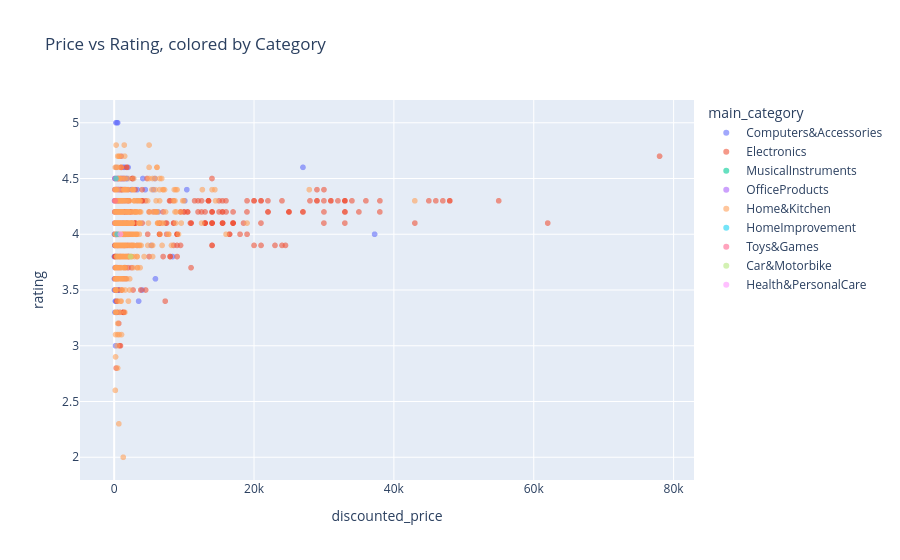

Notebook source saved alongside this figure:
### Code cell
fig = px.scatter(analysis_df, x='discounted_price', y='rating', color='main_category',
                  title='Price vs Rating, colored by Category',
                  opacity=0.6)
fig.show()

### Figure 1 — Plotly figure (JSON) as saved in the notebook; plotly's stock layout.template omitted (floating-point values rounded to 4 significant figures; data arrays with more than 128 entries replaced by an {"elided": "..."} marker saying what was removed)
{"data": [{"hovertemplate": "main_category=Computers&Accessories<br>discounted_price=%{x}<br>rating=%{y}<extra></extra>", "legendgroup": "Computers&Accessories", "marker": {"color": "#636efa", "opacity": 0.6, "symbol": "circle"}, "mode": "markers", "name": "Computers&Accessories", "showlegend": true, "type": "scattergl", "x": {"elided": "453 float values"}, "xaxis": "x", "y": {"elided": "453 float values"}, "yaxis": "y"}, {"hovertemplate": "main_category=Electronics<br>discounted_price=%{x}<br>rating=%{y}<extra></extra>", "legendgroup": "Electronics", "marker": {"color": "#EF553B", "opacity": 0.6, "symbol": "circle"}, "mode": "markers", "name": "Electronics", "showlegend": true, "type": "scattergl", "x": {"elided": "526 float values"}, "xaxis": "x", "y": {"elided": "526 float values"}, "yaxis": "y"}, {"hovertemplate": "main_category=MusicalInstruments<br>discounted_price=%{x}<br>rating=%{y}<extra></extra>", "legendgroup": "MusicalInstruments", "marker": {"color": "#00cc96", "opacity": 0.6, "symbol": "circle"}, "mode": "markers", "name": "MusicalInstruments", "showlegend": true, "type": "scattergl", "x": [798.0, 478.0], "xaxis": "x", "y": [4.0, 3.8], "yaxis": "y"}, {"hovertemplate": "main_category=OfficeProducts<br>discounted_price=%{x}<br>rating=%{y}<extra></extra>", "legendgroup": "OfficeProducts", "marker": {"color": "#ab63fa", "opacity": 0.6, "symbol": "circle"}, "mode": "markers", "name": "OfficeProducts", "showlegend": true, "type": "scattergl", "x": [50.0, 1295.0, 522.0, 157.0, 198.0, 137.0, 440.0, 100.0, 252.0, 480.0, 125.0, 561.0, 99.0, 67.0, 90.0, 114.0, 120.0, 178.0, 157.0, 90.0, 250.0, 272.0, 1399.0, 300.0, 535.0, 341.0, 165.0, 90.0, 120.0, 420.0, 225.0], "xaxis": "x", "y": [4.3, 4.5, 4.4, 4.5, 4.1, 4.4, 4.5, 4.3, 4.5, 4.3, 4.4, 4.4, 4.3, 4.1, 4.4, 4.2, 4.1, 4.3, 4.5, 4.3, 4.2, 4.0, 4.3, 4.2, 4.4, 4.3, 4.5, 4.1, 4.5, 4.2, 4.1], "yaxis": "y"}, {"hovertemplate": "main_category=Home&Kitchen<br>discounted_price=%{x}<br>rating=%{y}<extra></extra>", "legendgroup": "Home&Kitchen", "marker": {"color": "#FFA15A", "opacity": 0.6, "symbol": "circle"}, "mode": "markers", "name": "Home&Kitchen", "showlegend": true, "type": "scattergl", "x": {"elided": "448 float values"}, "xaxis": "x", "y": {"elided": "448 float values"}, "yaxis": "y"}, {"hovertemplate": "main_category=HomeImprovement<br>discounted_price=%{x}<br>rating=%{y}<extra></extra>", "legendgroup": "HomeImprovement", "marker": {"color": "#19d3f3", "opacity": 0.6, "symbol": "circle"}, "mode": "markers", "name": "HomeImprovement", "showlegend": true, "type": "scattergl", "x": [425.0, 249.0], "xaxis": "x", "y": [4.0, 4.5], "yaxis": "y"}, {"hovertemplate": "main_category=Toys&Games<br>discounted_price=%{x}<br>rating=%{y}<extra></extra>", "legendgroup": "Toys&Games", "marker": {"color": "#FF6692", "opacity": 0.6, "symbol": "circle"}, "mode": "markers", "name": "Toys&Games", "showlegend": true, "type": "scattergl", "x": [150.0], "xaxis": "x", "y": [4.3], "yaxis": "y"}, {"hovertemplate": "main_category=Car&Motorbike<br>discounted_price=%{x}<br>rating=%{y}<extra></extra>", "legendgroup": "Car&Motorbike", "marker": {"color": "#B6E880", "opacity": 0.6, "symbol": "circle"}, "mode": "markers", "name": "Car&Motorbike", "showlegend": true, "type": "scattergl", "x": [2339.0], "xaxis": "x", "y": [3.8], "yaxis": "y"}, {"hovertemplate": "main_category=Health&PersonalCare<br>discounted_price=%{x}<br>rating=%{y}<extra></extra>", "legendgroup": "Health&PersonalCare", "marker": {"color": "#FF97FF", "opacity": 0.6, "symbol": "circle"}, "mode": "markers", "name": "Health&PersonalCare", "showlegend": true, "type": "scattergl", "x": [899.0], "xaxis": "x", "y": [4.0], "yaxis": "y"}], "layout": {"legend": {"title": {"text": "main_category"}, "tracegroupgap": 0}, "title": {"text": "Price vs Rating, colored by Category"}, "xaxis": {"anchor": "y", "domain": [0, 1], "title": {"text": "discounted_price"}}, "yaxis": {"anchor": "x", "domain": [0, 1], "title": {"text": "rating"}}}}
